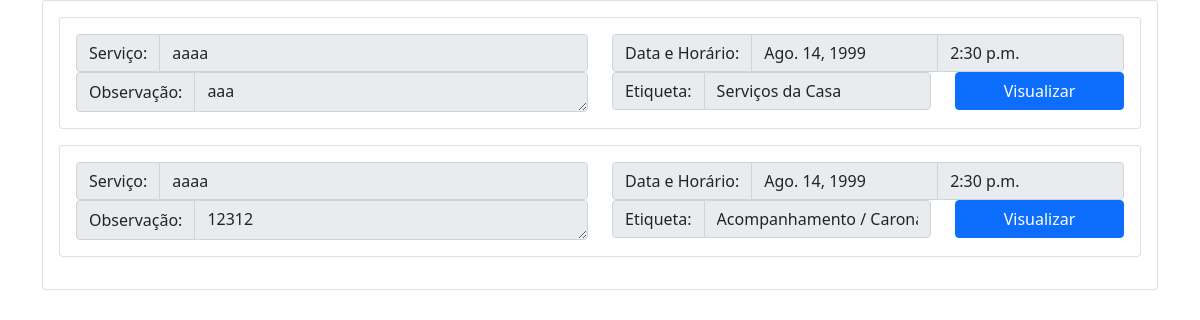
Page /listar_servicos on the earlier database version.
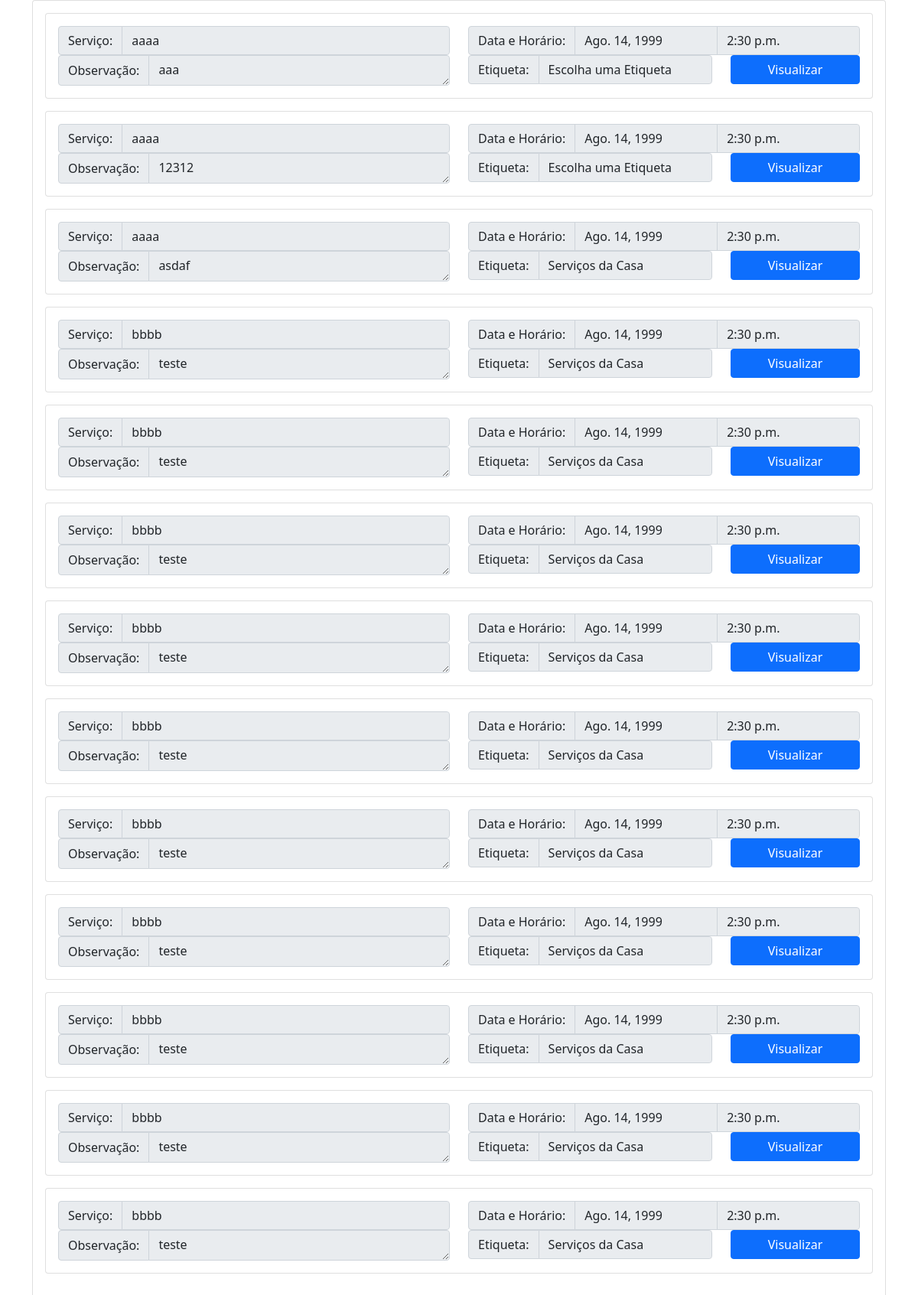
Same page on the later database version.
### servicos/models.py (models this page shows)
class ServicoSolicitado(models.Model):
    tags = (
        ('', 'Escolha uma Etiqueta'),
        ('1', 'Serviços da Casa'),
        ('2', 'Acompanhamento / Carona'),
        ('3', 'Compras'),
        ('4', 'Visita'),
        ('5', 'Diversos')
    )
    voluntario_id = models.ForeignKey(Voluntario, null=True, blank=True, on_delete=models.RESTRICT)
    idoso_id = models.ForeignKey(Idoso, on_delete=models.RESTRICT, blank=True)
    servsolicitado = models.CharField(verbose_name='Serviço', max_length=30)
    tagservico = models.CharField(verbose_name='Etiqueta', max_length=15, choices=tags, default='')
    data_compromisso = models.DateField(verbose_name='Data', null=False, blank=False)
    hora_compromisso = models.TimeField(verbose_name='Horário', null=False, blank=False)
    data_inicio = models.DateField(null=True, blank=True)
    data_fim = models.DateField(null=True, blank=True)
    hora_inicio = models.TimeField(null=True, blank=True)
    hora_fim = models.TimeField(null=True, blank=True)
    observacao = models.TextField(verbose_name='Observação', blank=True, null=False)
    confirmado = models.BooleanField(blank=True, null=True, default=False)

### voluntario_servicos/views.py (the view)
# urls.py: path('listar_servicos', views.listar_servicos, name='listar_servicos'),
def listar_servicos(request):
    context = {'servicos': ''}
    servicos = ServicoSolicitado.objects.filter(voluntario_id=None)
    context['servicos'] = servicos
    return render(request, 'listar_servicos.html', context)

### voluntario_servicos/templates/listar_servicos.html (shortened to what this page needs)
{% load static %}
<!DOCTYPE html>
<html lang="en">
<head>
    <link href="https://cdn.jsdelivr.net/npm/bootstrap@5.1.3/dist/css/bootstrap.min.css" rel="stylesheet">
</head>
<body>
<div class="container">
    <div class="card">
        <div class="card-body">
            {% for i in servicos %}
                    <div class="card mb-3">
                        <div class="card-body">
                            <div class="row">
                                <div class="col-sm-6">
                                    <div class="input-group">
                                      <span class="input-group-text" id="basic-addon1">Serviço:</span>
                                      <input type="text" class="form-control" value="{{i.servsolicitado}}" aria-label="Username" aria-describedby="basic-addon1" disabled>
                                    </div>
                                </div>
                                <div class="col-sm">
                                    <div class="input-group">
                                      <span class="input-group-text">Data e Horário:</span>
                                      <input type="text" aria-label="Data" value="{{i.data_compromisso|date:'DATE_FORMAT'}}" class="form-control" disabled>
                                      <input type="text" aria-label="Horario" value="{{i.hora_compromisso|time:'TIME_FORMAT'}}" class="form-control" disabled>
                                    </div>
                                </div>
                                <div class="col-6">
                                    <div class="input-group">
                                      <span class="input-group-text">Observação:</span>
                                      <textarea style="max-height: 40px" class="form-control" aria-label="Descricao" disabled>{{i.observacao}}</textarea>
                                    </div>
                                </div>
                                <div style="width: 32%">
                                    <div class="input-group">
                                      <span class="input-group-text" id="basic-addon3">Etiqueta:</span>
                                      <input  type="text" class="form-control" value="{{i.get_tagservico_display}}" aria-label="Username" aria-describedby="basic-addon3" disabled>
                                    </div>
                                </div>
                                <div class="col">
                                    <a href="{% url 'visualizar' i.id %}" style="width: 100%" type="button" class="btn btn-primary">
                                      Visualizar
                                    </a>
                                </div>
                            </div>
                        </div>
                    </div>
            {% endfor %}
        </div>
    </div>
</div>
</body>
</html>

Differences in the rows shown:
changed ServicoSolicitado "aaa": tagservico "Serviços da Casa" → "Escolha uma Etiqueta"
changed ServicoSolicitado (number 2 of 13 on the later page): tagservico "Acompanhamento / Carona" → "Escolha uma Etiqueta"
added ServicoSolicitado: servsolicitado "aaaa", data_compromisso "Ago. 14, 1999", hora_compromisso "2:30 p.m.", observacao "asdaf", tagservico "Serviços da Casa"
added ServicoSolicitado: servsolicitado "bbbb", data_compromisso "Ago. 14, 1999", hora_compromisso "2:30 p.m.", observacao "teste", tagservico "Serviços da Casa"
added ServicoSolicitado: servsolicitado "bbbb", data_compromisso "Ago. 14, 1999", hora_compromisso "2:30 p.m.", observacao "teste", tagservico "Serviços da Casa"
added ServicoSolicitado: servsolicitado "bbbb", data_compromisso "Ago. 14, 1999", hora_compromisso "2:30 p.m.", observacao "teste", tagservico "Serviços da Casa"
added ServicoSolicitado: servsolicitado "bbbb", data_compromisso "Ago. 14, 1999", hora_compromisso "2:30 p.m.", observacao "teste", tagservico "Serviços da Casa"
added ServicoSolicitado: servsolicitado "bbbb", data_compromisso "Ago. 14, 1999", hora_compromisso "2:30 p.m.", observacao "teste", tagservico "Serviços da Casa"
added ServicoSolicitado: servsolicitado "bbbb", data_compromisso "Ago. 14, 1999", hora_compromisso "2:30 p.m.", observacao "teste", tagservico "Serviços da Casa"
added ServicoSolicitado: servsolicitado "bbbb", data_compromisso "Ago. 14, 1999", hora_compromisso "2:30 p.m.", observacao "teste", tagservico "Serviços da Casa"
added ServicoSolicitado: servsolicitado "bbbb", data_compromisso "Ago. 14, 1999", hora_compromisso "2:30 p.m.", observacao "teste", tagservico "Serviços da Casa"
added ServicoSolicitado: servsolicitado "bbbb", data_compromisso "Ago. 14, 1999", hora_compromisso "2:30 p.m.", observacao "teste", tagservico "Serviços da Casa"
added ServicoSolicitado: servsolicitado "bbbb", data_compromisso "Ago. 14, 1999", hora_compromisso "2:30 p.m.", observacao "teste", tagservico "Serviços da Casa"
